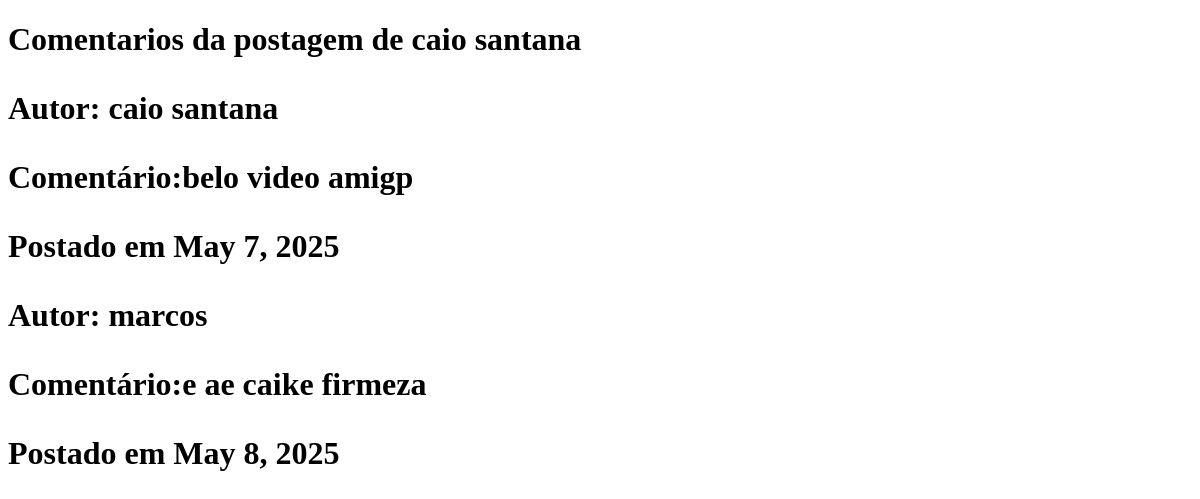
The app's page /ver_comentarios/4/, older data.
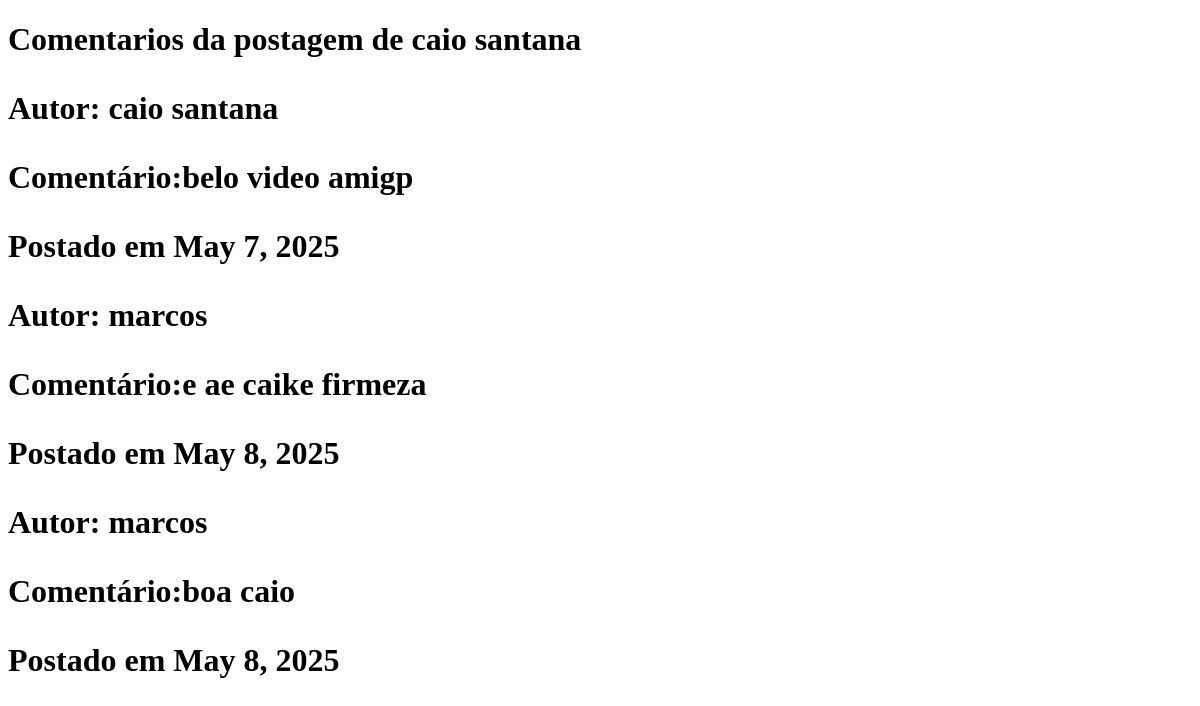
The same page, newer data.
### redesocial/models.py (models this page shows, shortened)
class Post(models.Model):
    dono_postagem = models.ForeignKey(Conta, on_delete=models.CASCADE)
    texto = models.CharField(max_length=6000, null = True, blank=True)
    imagem_postagem = models.ImageField(upload_to = 'redesocial/ImagemPostagem', null=True, blank=True)
    video = models.FileField(upload_to='redesocial/videos', null=True, blank=True)
    curtidas = models.IntegerField(default=0)
    nao_curtidas = models.IntegerField(default = 0)
    quantidade_comentarios = models.IntegerField(default= 0)

class Conta(models.Model):
    nome = models.CharField(max_length=400)
    biografia = models.CharField(max_length=1000, blank=True)
    interesses = models.CharField(max_length=1000, blank=True)
    estado_civil = models.CharField(max_length=500, blank = True)
    dono_da_conta = models.ForeignKey(User,  on_delete=models.CASCADE)
    seguidores = models.ManyToManyField('self', symmetrical=False, related_name='MeSeguindo')
    seguindo = models.ManyToManyField('self', symmetrical=False, related_name='ContasSeguidas')
    foto_perfil = models.ImageField(upload_to = 'redesocial/fotos', blank=True)
    data_criacao = models.DateField(auto_now_add = True)
    numero_seguidores = models.IntegerField(default=0)
    numero_seguindo = models.IntegerField(default=0)

class Comentarios(models.Model):
    postagem = models.ForeignKey(Post, on_delete=models.CASCADE)
    autor = models.ForeignKey(Conta, on_delete = models.CASCADE)
    texto_comentario = models.CharField(max_length=6000)
    data_criacao = models.DateField(auto_now_add = True)

### redesocial/views.py (the view)
# urls.py: path('ver_comentarios/<int:post_id>/', views.ver_comentarios, name='ver_comentarios'),
def ver_comentarios(request, post_id):
    post = Post.objects.get(id=post_id)
    comentarios = Comentarios.objects.filter(postagem=post)
    dicionario_post = {'post':post, 'comentarios':comentarios}
    return render(request, 'redesocial/ver_comentarios.html', dicionario_post)

### redesocial/templates/redesocial/ver_comentarios.html (shortened to what this page needs)
<!DOCTYPE HTML>
<html lang="pt-br">
    <head>
    </head>
    <body>
        <h1>Comentarios da postagem de {{post.dono_postagem.nome}}</p>
        {%if comentarios%}
            {%for comentario in comentarios%}
                <p>Autor: {{comentario.autor.nome}}
                <p>Comentário:{{comentario.texto_comentario}}
                <p>Postado em {{comentario.data_criacao}}
            {%endfor%}
        {%else%}
            <!--Caso a postagem não tenhu nenhum comentário, iremos apresentar essa
            mensagem padrão-->
            <p>A página ainda não possui nenhum comentário
        {%endif%}
    </body>
</html>

Row changes from the older to the newer data that the page shows:
added Comentarios: autor.nome "marcos", texto_comentario "boa caio", data_criacao "May 8, 2025"
